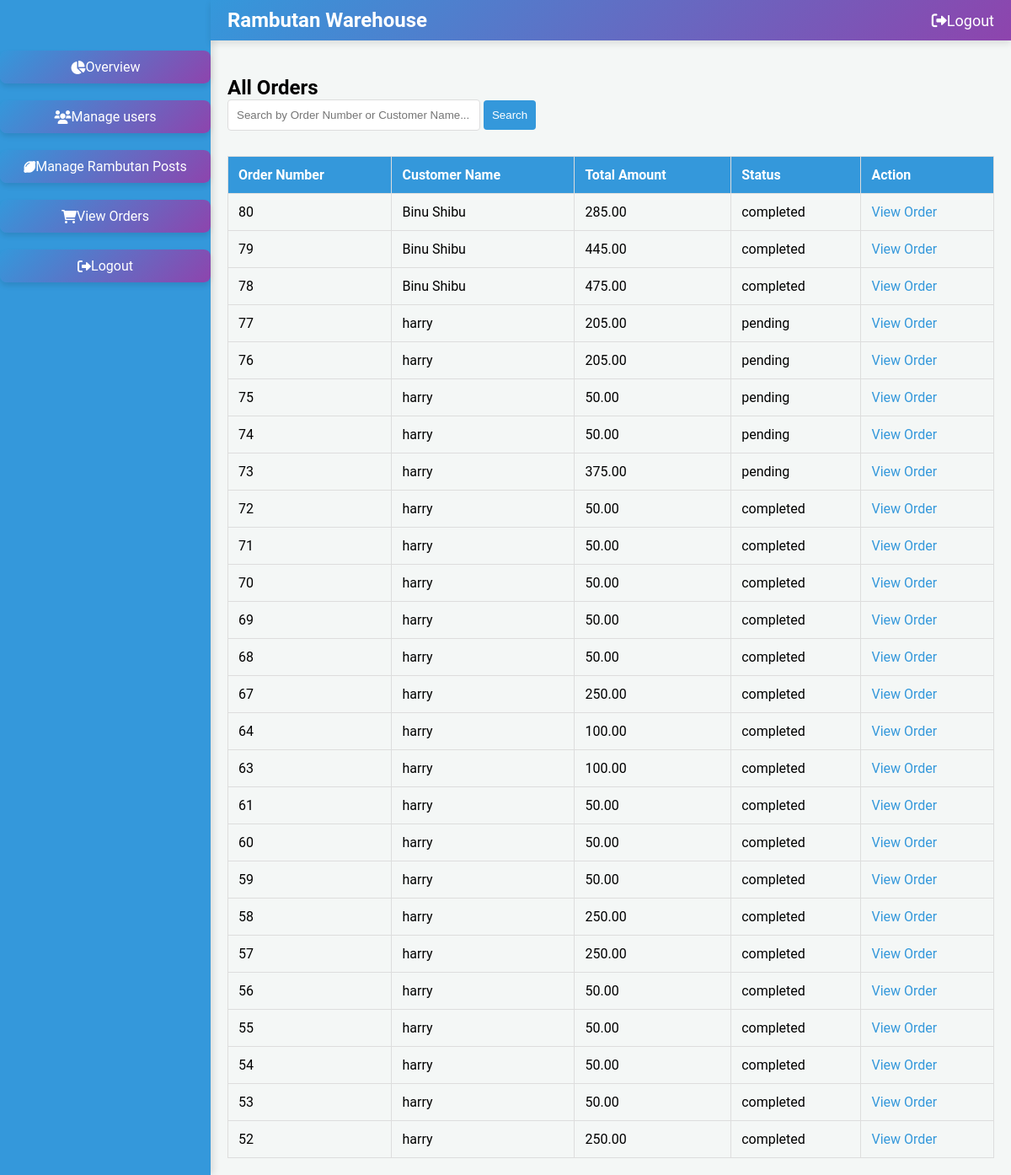
Screenshot of /orders/ with the database file from the repository.
### warehouse/models.py (models this page shows, shortened)
class Order(models.Model):
    billing_detail = models.ForeignKey(BillingDetail, on_delete=models.CASCADE, related_name='orders')
    user = models.ForeignKey(settings.AUTH_USER_MODEL, on_delete=models.CASCADE, related_name='orders')
    total_amount = models.DecimalField(max_digits=10, decimal_places=2)
    payment_method = models.CharField(max_length=50)
    order_number = models.AutoField(primary_key=True)
    razorpay_order_id = models.CharField(max_length=255, blank=True, null=True)
    razorpay_payment_id = models.CharField(max_length=255, blank=True, null=True)
    razorpay_signature = models.CharField(max_length=255, blank=True, null=True)
    PAYMENT_STATUS_CHOICES = [
        ('pending', 'Pending'),
        ('completed', 'Completed'),
        ('failed', 'Failed')
    ]
    payment_status = models.CharField(max_length=20, choices=PAYMENT_STATUS_CHOICES, default='pending')
    created_at = models.DateTimeField(default=timezone.now)
    STATUS_CHOICES = [
        ('cancelled','cancelled'),
        ('pending', 'Pending'),
        ('processed', 'Processed'),
        ('shipped', 'Shipped'),
        ('delivered', 'Delivered')
    ]
    order_status = models.CharField(max_length=20, choices=STATUS_CHOICES, default='pending')
    class Meta:
        ordering = ['-created_at']

class Registeruser(AbstractUser):
    username = models.EmailField(unique=True)
    name = models.CharField(max_length=50,default='noname')
    contact = models.CharField(max_length=250, blank=True)
    address = models.CharField(max_length=250, blank=True)
    place = models.CharField(max_length=100, blank=True)
    role = models.CharField(max_length=10, choices=ROLE_CHOICES)
    is_active = models.BooleanField(default=True)
    groups = models.ManyToManyField(
        Group,
        related_name='registeruser_set',  # Custom related_name
        blank=True,
        help_text='The groups this user belongs to. A user will get all permissions granted to each of their groups.'
    )
    user_permissions = models.ManyToManyField(
        Permission,
        related_name='registeruser_set',  # Custom related_name
        blank=True,
        help_text='Specific permissions for this user.'
    )

### warehouse/views.py (the view)
# urls.py: path('orders/', views.view_orders, name='view_orders'),
def view_orders(request):
    search_query = request.GET.get('search', '')
    if search_query:
        orders = Order.objects.filter(
            Q(order_number__icontains=search_query) |
            Q(user__name__icontains=search_query)
        )
    else:
        orders = Order.objects.all()
    context = {
        'orders': orders,
    }
    return render(request, 'view_orders.html', context)

### warehouse/templates/view_orders.html (shortened to what this page needs)
{% load static %}
<!DOCTYPE html>
<html lang="en">
<head>
    <link rel="stylesheet" href="https://cdnjs.cloudflare.com/ajax/libs/font-awesome/6.0.0-beta3/css/all.min.css">
    <link href="https://cdn.jsdelivr.net/npm/sweetalert2@11/dist/sweetalert2.min.css" rel="stylesheet">
</head>
<body>
    <div class="sidebar">
        <ul>
            <li><a href="{% url 'admin_dashboard' %}"><i class="fas fa-chart-pie"></i> Overview</a></li>
            <li><a href="{% url 'manage_users' %}"><i class="fas fa-users"></i> Manage users</a></li>
            <li><a href="{% url 'manage_rambutan_posts' %}"><i class="fas fa-lemon"></i> Manage Rambutan Posts</a></li>
            <li><a href="{% url 'view_orders' %}"><i class="fas fa-shopping-cart"></i> View Orders</a></li>
            <li><a href="{% url 'logout' %}" id="sidebar-logout"><i class="fas fa-sign-out-alt"></i> Logout</a></li>
        </ul>
    </div>
    <div class="top-navbar">
        <div class="logo">
            <span class="logo-text">Rambutan Warehouse</span>
        </div>
        <ul>
            <li><a href="{% url 'logout' %}"><i class="fa fa-sign-out-alt"></i> Logout</a></li>
        </ul>
    </div>
    <div class="main">
        <h2>All Orders</h2>
        <div class="search-container">
            <form method="GET" action="">
                <input type="text" name="search" placeholder="Search by Order Number or Customer Name...">
                <button type="submit">Search</button>
            </form>
        </div>
        <div class="table-container">
            <table>
                <tr>
                    <th>Order Number</th>
                    <th>Customer Name</th>
                    <th>Total Amount</th>
                    <th>Status</th>
                    <th>Action</th>
                </tr>
                {% for order in orders %}
                <tr>
                    <td>{{ order.order_number }}</td>
                    <td>{{ order.user.name }}</td>
                    <td>{{ order.total_amount }}</td>
                    <td>{{ order.order_status }}</td>
                    <td>
                        <a href="{% url 'admin_order' order.order_number %}">View Order</a>
                    </td>
                </tr>
                {% empty %}
                <tr>
                    <td colspan="5">No orders found</td>
                </tr>
                {% endfor %}
            </table>
        </div>
    </div>
</body>
</html>

### warehouse/templates/view_orders.html (style rules this page uses)
* { margin: 0; padding: 0; box-sizing: border-box; }
:root { --primary-color: #3498db; --secondary-color: #8e44ad; --accent-color: #27ae60; --light-bg: #f4f7f6; --dark-bg: #333; --text-color: #333; --white: #ffffff; --font-family: 'Roboto', sans-serif; }
body { font-family: var(--font-family); background-color: var(--light-bg); display: flex; min-height: 100vh; }
.sidebar { background-color: var(--primary-color); width: 250px; position: fixed; top: 0; left: 0; height: 100%; padding-top: 40px; transition: width 0.3s ease; box-shadow: 4px 0 8px rgba(0, 0, 0, 0.1); }
.sidebar ul { list-style: none; }
.sidebar ul li { margin: 20px 0; text-align: center; }
.sidebar ul li a { text-decoration: none; color: var(--white); padding: 10px; display: flex; align-items: center; justify-content: center; border-radius: 8px; transition: background-color 0.3s, transform 0.3s ease-in-out; background: linear-gradient(135deg, var(--primary-color), var(--secondary-color)); box-shadow: 0 4px 6px rgba(0, 0, 0, 0.1); }
.top-navbar { background: linear-gradient(135deg, var(--primary-color), var(--secondary-color)); padding: 10px 20px; display: flex; justify-content: space-between; align-items: center; box-shadow: 0 4px 8px rgba(0, 0, 0, 0.1); position: fixed; top: 0; left: 250px; right: 0; z-index: 1000; transition: left 0.3s; }
.top-navbar .logo { display: flex; align-items: center; }
.top-navbar .logo-text { font-size: 24px; color: var(--white); font-weight: bold; }
.top-navbar ul { list-style: none; display: flex; gap: 20px; align-items: center; }
.top-navbar ul li a { text-decoration: none; color: var(--white); font-size: 18px; display: flex; align-items: center; }
.main { margin-left: 250px; padding: 20px; margin-top: 70px; width: calc(100% - 250px); }
.table-container { margin-top: 30px; }
table { width: 100%; border-collapse: collapse; }
table, th, td { border: 1px solid #ddd; }
th, td { padding: 12px; text-align: left; }
th { background-color: var(--primary-color); color: white; }
td a { text-decoration: none; color: var(--primary-color); }
.search-container { margin-bottom: 20px; }
.search-container input[type="text"] { padding: 10px; width: 300px; border: 1px solid #ddd; border-radius: 4px; }
.search-container button { padding: 10px; background-color: var(--primary-color); color: white; border: none; border-radius: 4px; cursor: pointer; }

### rows the page displays
Order: order_number "80", user.name "Binu Shibu", total_amount "285.00", order_status "completed"
Order: order_number "79", user.name "Binu Shibu", total_amount "445.00", order_status "completed"
Order: order_number "78", user.name "Binu Shibu", total_amount "475.00", order_status "completed"
Order: order_number "77", user.name "harry", total_amount "205.00", order_status "pending"
Order: order_number "76", user.name "harry", total_amount "205.00", order_status "pending"
Order: order_number "75", user.name "harry", total_amount "50.00", order_status "pending"
Order: order_number "74", user.name "harry", total_amount "50.00", order_status "pending"
Order: order_number "73", user.name "harry", total_amount "375.00", order_status "pending"
Order: order_number "72", user.name "harry", total_amount "50.00", order_status "completed"
Order: order_number "71", user.name "harry", total_amount "50.00", order_status "completed"
Order: order_number "70", user.name "harry", total_amount "50.00", order_status "completed"
Order: order_number "69", user.name "harry", total_amount "50.00", order_status "completed"
Order: order_number "68", user.name "harry", total_amount "50.00", order_status "completed"
Order: order_number "67", user.name "harry", total_amount "250.00", order_status "completed"
Order: order_number "64", user.name "harry", total_amount "100.00", order_status "completed"
Order: order_number "63", user.name "harry", total_amount "100.00", order_status "completed"
Order: order_number "61", user.name "harry", total_amount "50.00", order_status "completed"
Order: order_number "60", user.name "harry", total_amount "50.00", order_status "completed"
Order: order_number "59", user.name "harry", total_amount "50.00", order_status "completed"
Order: order_number "58", user.name "harry", total_amount "250.00", order_status "completed"
Order: order_number "57", user.name "harry", total_amount "250.00", order_status "completed"
Order: order_number "56", user.name "harry", total_amount "50.00", order_status "completed"
Order: order_number "55", user.name "harry", total_amount "50.00", order_status "completed"
Order: order_number "54", user.name "harry", total_amount "50.00", order_status "completed"
Order: order_number "53", user.name "harry", total_amount "50.00", order_status "completed"
Order: order_number "52", user.name "harry", total_amount "250.00", order_status "completed"
